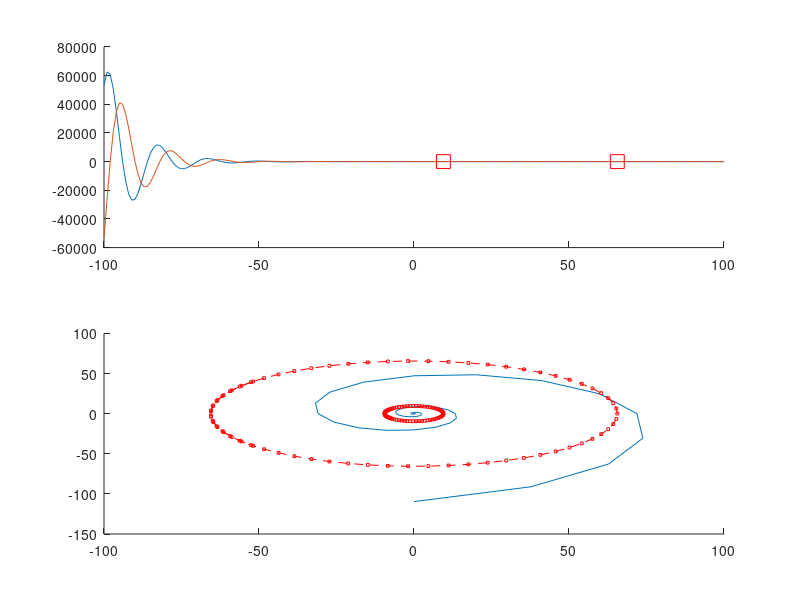

Write the MATLAB code that produced this figure.
% Mike Rotondo - Lab 2-1

X = 2 * exp(j * pi / 4);
z0 = 0.9 * exp(j * pi / 8);
n = [-100:100];
n_small = [-38:38];
n_realsmall = [-3.8:.1:3.8];
tau = -1 / log(.9);
cla
figure(gcf)
subplot(2, 1, 1)
hold on
plot(n, real(X * z0 .^ n), '')
plot(n, imag(X * z0 .^ n), '')
plot(tau, 0, '--rs', 'MarkerSize', 10)
plot(6.91 * tau, 0, '--rs', 'MarkerSize', 10)
hold off
subplot(2, 1, 2)
hold on
plot(real(X * z0 .^ n_small), imag(X * z0 .^ n_small), '')
plot(tau * exp(j .* n_realsmall), '--rs', 'MarkerSize', 2)
plot(6.91 * tau * exp(j .* n_realsmall), '--rs', 'MarkerSize', 2)
hold off

